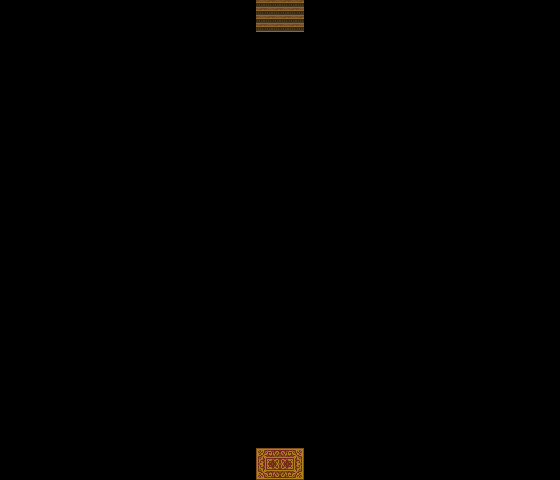

Below is a game level as drawn by its tile map, then a one-line description and the .tmx that defines it (tile-layer data replaced by summaries):
An orthogonal 35x30 tile map with 16x16 px tiles, 1 tile layer (Tile Layer 1).

<map version="1.10" tiledversion="1.11.0" orientation="orthogonal" renderorder="right-down" width="35" height="30" tilewidth="16" tileheight="16" infinite="0" nextlayerid="2" nextobjectid="1">
 <tileset firstgid="1" name="08000905" tilewidth="16" tileheight="16" tilecount="1024" columns="32">
  <image source="08000905.png" trans="ffffff" width="512" height="512" />
 </tileset>
 <layer id="1" name="Tile Layer 1" width="35" height="30">
  <properties>
   <property name="Anims1" value="0" />
   <property name="Anims2" value="0" />
   <property name="ChapterID" value="Stratum6F8" />
   <property name="Main" value="" />
   <property name="MapChangesID" value="0" />
   <property name="MapID" value="Stratum6F8MapID" />
   <property name="ObjectType" value="Tavern1OBJ" />
   <property name="PaletteID" value="Tavern1PAL" />
   <property name="TileConfig" value="TavernCONFIG" />
  </properties>
  <data>[1050 cells, 1050 non-empty, 9 distinct tile ids]</data>
 </layer>
</map>
